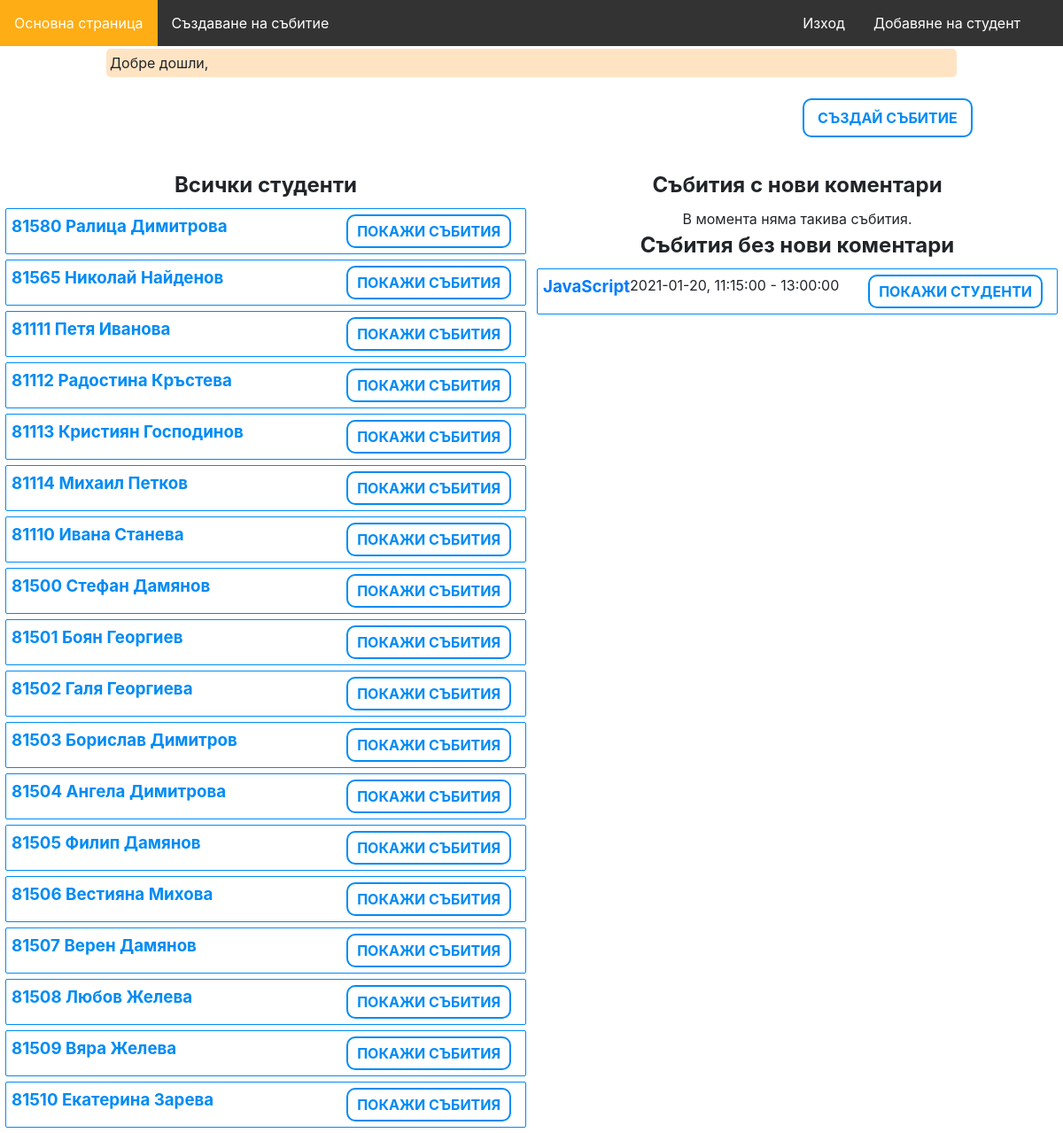
The app's page /dashboard (signed in) with its own data.
### tables this page shows
CREATE TABLE `events` (
  `id` int(10) UNSIGNED NOT NULL,
  `name` varchar(50) NOT NULL,
  `description` text DEFAULT NULL,
  `date` date NOT NULL,
  `start` time DEFAULT NULL,
  `end` time DEFAULT NULL,
  `teacher_id` int(10) UNSIGNED NOT NULL
);

CREATE TABLE `student` (
  `id` int(11) NOT NULL,
  `first_name` varchar(255) NOT NULL,
  `last_name` varchar(255) NOT NULL,
  `faculty_number` int(11) NOT NULL
);

### app/routes.php (called while the page is built, shortened)
<?php
$router = new Router();
$router->get('/login', 'AuthController@showLogin');
$router->post('/login', 'AuthController@login');
$router->get('/register', 'AuthController@showRegister');
$router->post('/enter-teacher', 'AuthController@register');
$router->get('/logout', 'AuthController@logout');
$router->get('/studentsLogin', 'AuthController@showStudentsLogin');
$router->post('/studentsLogin', 'AuthController@studentsLogin');
$router->get('/event/create', 'EventsController@create');
$router->post('/event', 'EventsController@store');
$router->get('/event/{id}', 'EventsController@show');
$router->post('/event/{id}/import', 'AttendanceController@import');
$router->get('/event/{id}/edit', 'EventsController@edit');
$router->put('/event/{id}', 'EventsController@update');
$router->delete('/event/{id}', 'EventsController@delete');
$router->get('/student/create', 'StudentsController@create');
$router->post('/student', 'StudentsController@store');
$router->get('/attendance', 'AttendanceController@show');
$router->get('/', 'UsersController@showFrontPage');
$router->post('/front_page', 'HomeController@frontPage_method');
$router->get('/dashboard', 'HomeController@showDashboard');

### core/bootstrap.php (called while the page is built, shortened)
<?php
require_once('helpers.php');
$config['database'] = require_once('../config/database.php');
$config['app'] = require_once('../config/app.php');
require_once('../app/routes.php');

### public/index.php (called while the page is built)
<?php
require_once './../core/bootstrap.php';

### app/Services/Auth.php (called while the page is built, shortened)
<?php
class Auth
{
    public static function checkTeacher()
    {
        return array_key_exists('teacherId', $_SESSION) && is_numeric($_SESSION['teacherId']) && !self::checkStudent();
    }
    public static function checkStudent()
    {
        return array_key_exists('fn', $_SESSION) && is_numeric($_SESSION['fn']) && !self::checkTeacher();
    }
}

### core/Database.php (called while the page is built, shortened)
<?php
class Database
{
    private static $instance = null;
    private function __construct()
    {
        $db = config('database');
        $this->connection = new PDO(
            'mysql:host=' . $db['host'] . ';dbname=' . $db['database'],
            $db['user'],
            $db['password'],
            $db['pdo']
        );
        self::$instance = $this;
    }
    public static function getConnection()
    {
        if (self::$instance == null) {
            self::$instance = new self();
        }
        return self::$instance->connection;
    }
}

### config/database.php (called while the page is built)
<?php
return [
    'host' => 'localhost',
    'database' => 'web-technologies',
    'user' => 'root',
    'password' => '',
    'pdo' => [
        \PDO::ATTR_DEFAULT_FETCH_MODE => \PDO::FETCH_ASSOC,
        \PDO::ATTR_ERRMODE => \PDO::ERRMODE_EXCEPTION
    ]
];

### config/app.php (called while the page is built)
<?php
return [
    'url' => 'http://web-technologies.devv',
];

### app/Models/Comment.php (called while the page is built, shortened)
<?php
class Comment extends Model
{
    public static function extractEventsWithoutPendingComments($teacherId)
    {
        $sql = "SELECT events.* FROM events WHERE events.teacher_id =:teacherId AND id NOT IN (SELECT id FROM events WHERE id IN (SELECT event_id FROM comments WHERE pending = 1) AND teacher_id=:teacherId)";
        $preparedStmt = \Core\Database::getConnection()->prepare($sql);
        try {
            $preparedStmt->execute(["teacherId" => $teacherId]);
        } catch (\PDOException $e) {
            $errMsg = $e->getMessage();
            $query = ["successfullyExecuted" => false, "errMessage" => $errMsg];
            return $query;
        }
        $events_assoc = $preparedStmt->fetchAll(\PDO::FETCH_ASSOC);
        if ($events_assoc) {
            $query = [
                "successfullyExecuted" => true, "thereAreEvents" => true,
                "eventsWithoutPendingComments" => $events_assoc
            ];
            return $query;
        } else {
            $query = ["successfullyExecuted" => true, "thereAreEvents" => false];
            return $query;
        }
    }
}

### app/Views/dashboard.php (the view, shortened to what this page needs)
<?php require_once('includes/header.php'); ?>
<link rel="stylesheet" href="/dashboard.css">
<main>
    <div id="header">
        <div id="buttons">
            <?php if (\App\Services\Auth::checkTeacher()) : ?>
                <a href="/event/create" id="createEventBtn">
                    Създай събитие
                </a>
            <?php endif; ?>
        </div>
        <hr>
    </div>
    <section id="eventsStatistics">
        <?php if (\App\Services\Auth::checkTeacher()) : ?>
            <h2>
                Събития с нови коментари
            </h2>
            <ul>
                <?php if (count($data['eventsWithPendingComments']) === 0) : ?>
                    В момента няма такива събития.
                <?php endif; ?>
            </ul>
            <h2>
                Събития без нови коментари
            </h2>
            <ul id="eventsList">
                <?php foreach ($data['eventsWithoutPendingComments'] as $event) : ?>
                    <li class="event">
                        <h3><a href="/event/<?= $event['id'] ?>" class="link"><?= $event['name'] ?></a></h3>
                        <?php echo $event['date'] . ', ' . $event['start'] . ' - ' . $event['end'] ?>
                        <button class="showStudents" data-show="">Покажи студенти</button>
                    </li>
                <?php endforeach; ?>
            </ul>
        <?php endif; ?>
    </section>
    <section id="studentsStatistics">
        <h2>Всички студенти</h2>
        <ol id="studentsList">
            <?php foreach ($data['students'] as $student) : ?>
                <li class="student">
                    <h3>
                        <?php
                        echo $student['faculty_number'] . ' ';
                        echo $student['first_name'] . ' ';
                        echo $student['last_name'];
                        ?>
                    </h3>
                    <button class="showEvents" data-show="">Покажи събития</button>
                </li>
            <?php endforeach; ?>
        </ol>
    </section>
</main>
</body>
</html>
<?php require_once('includes/footer.php'); ?>

### public/css/app.css (style rules this page uses)
ol, ul { margin: 0; padding: 0; border: 0; font-size: 100%; font: inherit; vertical-align: baseline; }
ol, ul { list-style: none; }
ul { list-style-type: none; width: 100%; }
a { text-decoration: none; }
hr { padding: 0; border: 0; height: 1px; }

### public/dashboard.css (style rules this page uses)
#header { margin-left: 5%; margin-right: 5%; margin-top: 2%; margin-bottom: 2%; overflow: hidden; }
#buttons { display: flex; float: right; margin-right: 3%; }
#createEventBtn { margin: 0px 10px; padding: 8px 15px; background: white; color: rgb(0, 139, 245); text-transform: uppercase; font-weight: bold; border: 2px solid rgb(0, 139, 245); border-radius: 10px; outline: none; }
#eventsStatistics { display: inline-block; width: 50%; float: right; padding-top: 1%; text-align: center; }
#studentsStatistics { display: inline-block; width: 50%; float: left; padding-top: 1%; text-align: center; }
#eventsStatistics li { margin: 1%; padding: 1%; border: 1px solid rgb(0, 139, 245); border-radius: 2px; text-align: left; }
#studentsStatistics li { margin: 1%; padding: 1%; border: 1px solid rgb(0, 139, 245); border-radius: 2px; text-align: left; }
h3 { color: rgb(0, 139, 245); float: left; display: inline-block; }
.showEvents { float: right; display: inline-block; margin: 0px 10px; padding: 5px 10px; background: white; color: rgb(0, 139, 245); text-transform: uppercase; font-weight: bold; border: 2px solid rgb(0, 139, 245); border-radius: 10px; outline: none; cursor: pointer; }
.showStudents { float: right; display: inline-block; margin: 0px 10px; padding: 5px 10px; background: white; color: rgb(0, 139, 245); text-transform: uppercase; font-weight: bold; border: 2px solid rgb(0, 139, 245); border-radius: 10px; outline: none; cursor: pointer; }
.event { overflow: hidden; }
.student { overflow: hidden; }

### records on screen
events: name "JavaScript", date "2021-01-20", start "11:15:00", end "13:00:00"
student: faculty_number "81580", first_name "Ралица", last_name "Димитрова"
student: faculty_number "81565", first_name "Николай", last_name "Найденов"
student: faculty_number "81111", first_name "Петя", last_name "Иванова"
student: faculty_number "81112", first_name "Радостина", last_name "Кръстева"
student: faculty_number "81113", first_name "Кристиян", last_name "Господинов"
student: faculty_number "81114", first_name "Михаил", last_name "Петков"
student: faculty_number "81110", first_name "Ивана", last_name "Станева"
student: faculty_number "81500", first_name "Стефан", last_name "Дамянов"
student: faculty_number "81501", first_name "Боян", last_name "Георгиев"
student: faculty_number "81502", first_name "Галя", last_name "Георгиева"
student: faculty_number "81503", first_name "Борислав", last_name "Димитров"
student: faculty_number "81504", first_name "Ангела", last_name "Димитрова"
student: faculty_number "81505", first_name "Филип", last_name "Дамянов"
student: faculty_number "81506", first_name "Вестияна", last_name "Михова"
student: faculty_number "81507", first_name "Верен", last_name "Дамянов"
student: faculty_number "81508", first_name "Любов", last_name "Желева"
student: faculty_number "81509", first_name "Вяра", last_name "Желева"
student: faculty_number "81510", first_name "Екатерина", last_name "Зарева"

### other values on screen
p($_SESSION[$message]) "Добре дошли,"
